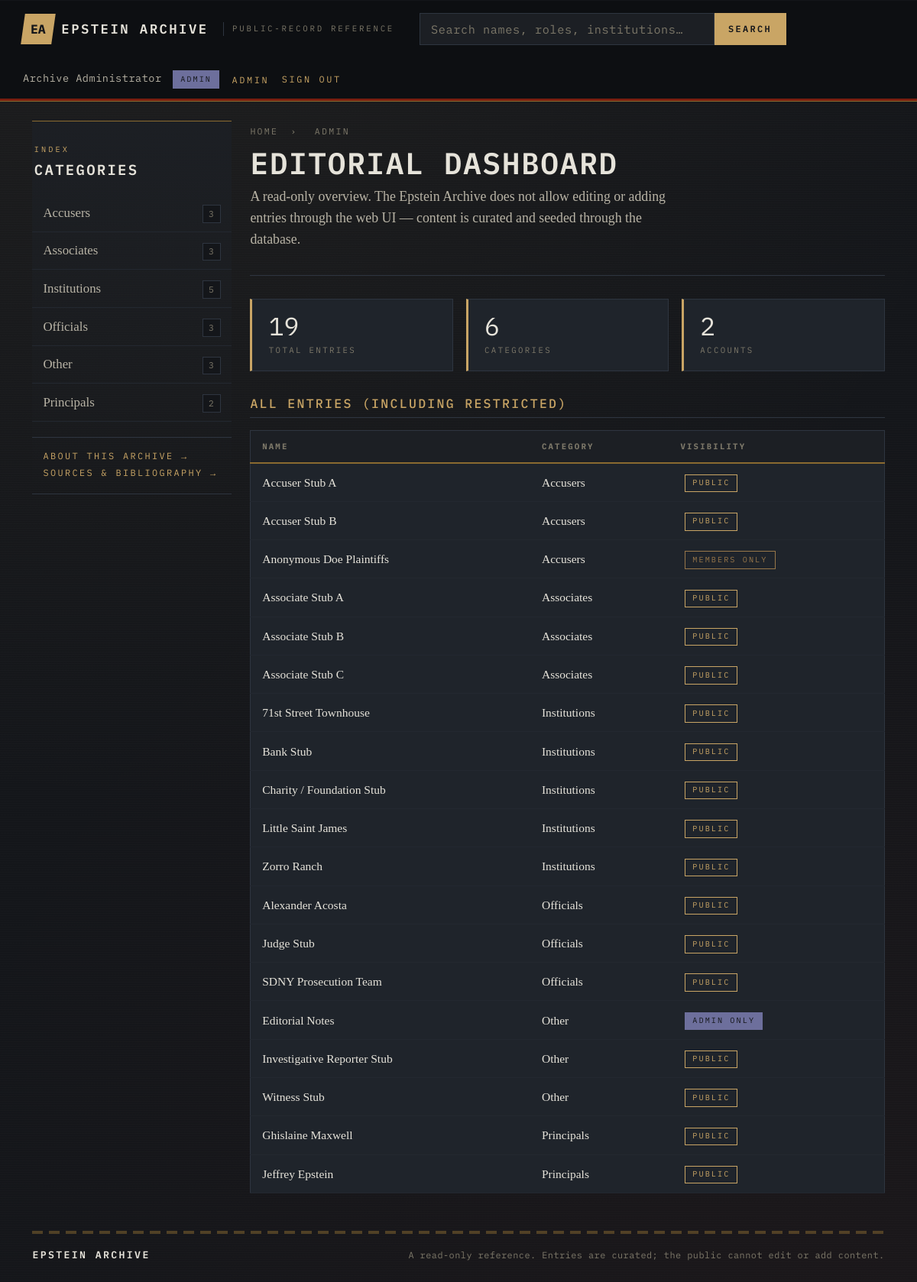
Page /?view=admin (signed in) on the committed database.
### tables this page shows
CREATE TABLE `categories` (
  `id` int(11) NOT NULL AUTO_INCREMENT,
  `name` varchar(64) NOT NULL,
  `slug` varchar(64) NOT NULL,
  `description` varchar(255) DEFAULT NULL,
  PRIMARY KEY (`id`),
  UNIQUE KEY `slug` (`slug`)
);

CREATE TABLE `figures` (
  `id` int(11) NOT NULL AUTO_INCREMENT,
  `name` varchar(128) NOT NULL,
  `slug` varchar(128) NOT NULL,
  `category_id` int(11) NOT NULL,
  `lifespan` varchar(64) DEFAULT NULL,
  `nationality` varchar(64) DEFAULT NULL,
  `known_for` varchar(255) DEFAULT NULL,
  `summary` text NOT NULL,
  `biography` mediumtext NOT NULL,
  `is_restricted` tinyint(1) NOT NULL DEFAULT 0,
  `is_admin_only` tinyint(1) NOT NULL DEFAULT 0,
  PRIMARY KEY (`id`),
  UNIQUE KEY `slug` (`slug`),
  KEY `category_id` (`category_id`),
  CONSTRAINT `fk_figures_category` FOREIGN KEY (`category_id`) REFERENCES `categories` (`id`)
);

### data/functions.php (called while the page is built, shortened)
<?php
require_once __DIR__ . '/db.php';
function is_logged_in(): bool
{
    return !empty($_SESSION['user_id']);
}
function is_admin(): bool
{
    return is_logged_in() && ($_SESSION['role'] ?? '') === 'admin';
}
function visibility_clause(string $alias = 'f'): array
{
    if (is_admin()) {
        return ['1 = 1', []];
    }
    return ["{$alias}.is_restricted = 0 AND {$alias}.is_admin_only = 0", []];
}
function categories_all(): array
{
    [$vis, $params] = visibility_clause('f');
    $sql =
        "SELECT c.id, c.name, c.slug, c.description,
                COUNT(f.id) AS article_count
         FROM categories c
         LEFT JOIN figures f
                ON f.category_id = c.id
               AND {$vis}
         GROUP BY c.id, c.name, c.slug, c.description
         ORDER BY c.name ASC";
    $stmt = db()->prepare($sql);
    $stmt->execute($params);
    return $stmt->fetchAll();
}
function e($value): string
{
    return htmlspecialchars((string)$value, ENT_QUOTES, 'UTF-8');
}

### data/db.php (called while the page is built)
<?php
function db(): PDO
{
    static $pdo = null;
    if ($pdo !== null) {
        return $pdo;
    }
    $host_header = strtolower((string)($_SERVER['HTTP_HOST'] ?? ''));
    $is_local = (
        $host_header === ''
        || str_starts_with($host_header, 'localhost')
        || str_starts_with($host_header, '127.0.0.1')
        || str_starts_with($host_header, '[::1]')
    );
    if ($is_local) {
        $host = '127.0.0.1';
        $port = '3306';
        $name = 'epstein_archive_local';
        $user = 'root';
        $pass = '';
    } else {
        $host = '127.0.0.1';
        $port = '3306';
        $name = 'epsteina_archive';
        $user = 'epsteina_archive';
        $pass = '@+?mcwXX.DtU;ZaI';
    }
    $dsn = "mysql:host={$host};port={$port};dbname={$name};charset=utf8mb4";
    $pdo = new PDO($dsn, $user, $pass, [
        PDO::ATTR_ERRMODE            => PDO::ERRMODE_EXCEPTION,
        PDO::ATTR_DEFAULT_FETCH_MODE => PDO::FETCH_ASSOC,
        PDO::ATTR_EMULATE_PREPARES   => false,
    ]);
    return $pdo;
}

### partials/admin.php (the view, shortened to what this page needs)
<?php
$stmt = db()->query(
    'SELECT f.id, f.name, f.slug, f.is_restricted, f.is_admin_only,
            c.name AS category_name
     FROM figures f
     JOIN categories c ON c.id = f.category_id
     ORDER BY c.name ASC, f.name ASC'
);
$all_figures = $stmt->fetchAll();
$user_count = (int)db()->query('SELECT COUNT(*) FROM users')->fetchColumn();
?>
<header class="historica-page-header">
    <span class="historica-breadcrumb">
        <a href="?view=home">Home</a>
        <span>&rsaquo;</span>
        <span>Admin</span>
    </span>
    <h1 class="historica-page-header__title">Editorial dashboard</h1>
    <p class="historica-page-header__lede">
        A read-only overview. The Epstein Archive does not allow editing or
        adding entries through the web UI &mdash; content is curated and
        seeded through the database.
    </p>
</header>
<div class="historica-admin-stats">
    <div class="historica-admin-stats__cell">
        <span class="historica-admin-stats__value"><?= count($all_figures) ?></span>
        <span class="historica-admin-stats__label">total entries</span>
    </div>
    <div class="historica-admin-stats__cell">
        <span class="historica-admin-stats__value"><?= count($categories) ?></span>
        <span class="historica-admin-stats__label">categories</span>
    </div>
    <div class="historica-admin-stats__cell">
        <span class="historica-admin-stats__value"><?= $user_count ?></span>
        <span class="historica-admin-stats__label">accounts</span>
    </div>
</div>
<h2 class="historica-admin-subhead">All entries (including restricted)</h2>
<table class="historica-table">
    <thead>
        <tr>
            <th>Name</th>
            <th>Category</th>
            <th>Visibility</th>
        </tr>
    </thead>
    <tbody>
        <?php foreach ($all_figures as $f): ?>
            <tr>
                <td>
                    <a href="?view=article&slug=<?= e($f['slug']) ?>">
                        <?= e($f['name']) ?>
                    </a>
                </td>
                <td><?= e($f['category_name']) ?></td>
                <td>
                    <?php if ((int)$f['is_admin_only'] === 1): ?>
                        <span class="historica-pill historica-pill--admin">admin only</span>
                    <?php elseif ((int)$f['is_restricted'] === 1): ?>
                        <span class="historica-pill historica-pill--locked">members only</span>
                    <?php else: ?>
                        <span class="historica-pill historica-pill--readonly">public</span>
                    <?php endif; ?>
                </td>
            </tr>
        <?php endforeach; ?>
    </tbody>
</table>

### components/sidebar.php (shortened to what this page needs)
<div class="historica-sidebar">
    <div class="historica-sidebar__heading">
        <span class="historica-sidebar__eyebrow">Index</span>
        <h2 class="historica-sidebar__title">Categories</h2>
    </div>
    <nav class="historica-sidebar__nav">
        <?php
        $current_slug = (string)(filter_input(INPUT_GET, 'slug') ?? '');
        $current_view = (string)(filter_input(INPUT_GET, 'view') ?? '');
        ?>
        <?php foreach ($categories as $cat): ?>
            <?php
            $is_active = ($current_view === 'category' && $current_slug === $cat['slug']);
            ?>
            <a
                class="historica-sidebar__link<?= $is_active ? ' is-active' : '' ?>"
                href="?view=category&slug=<?= e($cat['slug']) ?>"
                title="<?= e($cat['description'] ?? '') ?>">
                <span class="historica-sidebar__link-name"><?= e($cat['name']) ?></span>
                <span class="historica-sidebar__link-count"><?= (int)$cat['article_count'] ?></span>
            </a>
        <?php endforeach; ?>
    </nav>
    <div class="historica-sidebar__footer">
        <a href="?view=about" class="historica-sidebar__about">About this archive &rarr;</a>
        <a href="?view=sources" class="historica-sidebar__about">Sources &amp; bibliography &rarr;</a>
    </div>
</div>

### rows in the picture
categories: name "Accusers", article_count "3"
categories: name "Associates", article_count "3"
categories: name "Institutions", article_count "5"
categories: name "Officials", article_count "3"
categories: name "Other", article_count "3"
categories: name "Principals", article_count "2"
figures: name "Accuser Stub A", category.name "Accusers", is_admin_only "PUBLIC"
figures: name "Accuser Stub B", category.name "Accusers", is_admin_only "PUBLIC"
figures: name "Anonymous Doe Plaintiffs", category.name "Accusers", is_admin_only "MEMBERS ONLY"
figures: name "Associate Stub A", category.name "Associates", is_admin_only "PUBLIC"
figures: name "Associate Stub B", category.name "Associates", is_admin_only "PUBLIC"
figures: name "Associate Stub C", category.name "Associates", is_admin_only "PUBLIC"
figures: name "71st Street Townhouse", category.name "Institutions", is_admin_only "PUBLIC"
figures: name "Bank Stub", category.name "Institutions", is_admin_only "PUBLIC"
figures: name "Charity / Foundation Stub", category.name "Institutions", is_admin_only "PUBLIC"
figures: name "Little Saint James", category.name "Institutions", is_admin_only "PUBLIC"
figures: name "Zorro Ranch", category.name "Institutions", is_admin_only "PUBLIC"
figures: name "Alexander Acosta", category.name "Officials", is_admin_only "PUBLIC"
figures: name "Judge Stub", category.name "Officials", is_admin_only "PUBLIC"
figures: name "SDNY Prosecution Team", category.name "Officials", is_admin_only "PUBLIC"
figures: name "Editorial Notes", category.name "Other", is_admin_only "ADMIN ONLY"
figures: name "Investigative Reporter Stub", category.name "Other", is_admin_only "PUBLIC"
figures: name "Witness Stub", category.name "Other", is_admin_only "PUBLIC"
figures: name "Ghislaine Maxwell", category.name "Principals", is_admin_only "PUBLIC"
figures: name "Jeffrey Epstein", category.name "Principals", is_admin_only "PUBLIC"

### other values in the picture
$_SESSION['full_name'] "Archive Administrator"
count($all_figures) "19"
count($categories) "6"
$user_count "2"
